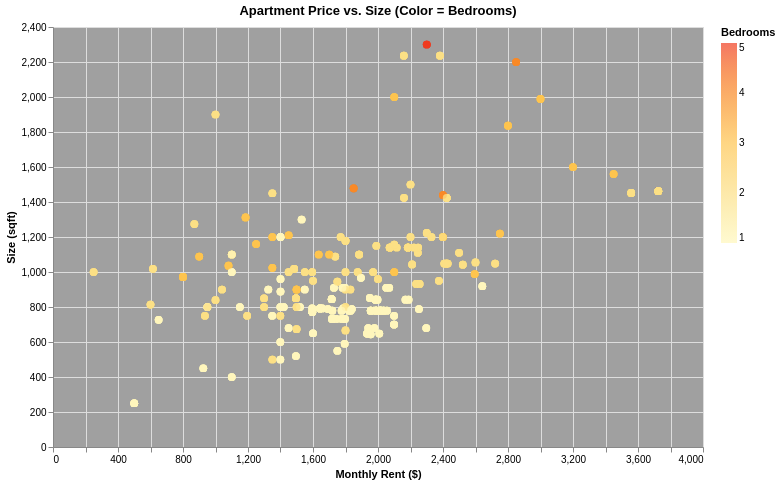

Notebook code for this chart:
### Markdown cell above
### 2.8 Comparing prices for different sizes 

Use `altair` to explore the relationship between price, size, and number of bedrooms. Make an interactive scatter plot of price (x-axis) vs. size (y-axis), with the points colored by the number of bedrooms. 

Make sure the plot is interactive (zoom-able and pan-able) and add a tooltip with all of the columns in our scraped data frame.

With this sort of plot, you can quickly see the outlier apartments in terms of size and price.

### Code cell
import altair as alt

df_clean = results.dropna(subset=["price", "size", "bedrooms"])

alt.data_transformers.disable_max_rows()

chart = (
    alt.Chart(df_clean)
    .mark_circle(size=60, opacity=0.7)
    .encode(
        x=alt.X("price:Q", title="Monthly Rent ($)"),
        y=alt.Y("size:Q", title="Size (sqft)"),
        
        # Bedrooms: light yellow -> deep red
        color=alt.Color(
            "bedrooms:Q",
            title="Bedrooms",
            scale=alt.Scale(range=["#FFF7BC", "#FEC44F", "#F03B20"])
        ),
        
        tooltip=list(df_clean.columns)
    )
    .properties(
        width=650,
        height=420,
        title="Apartment Price vs. Size (Color = Bedrooms)"
    )
    .interactive()
).configure_view(
    fill="#A0A0A0"
)


chart

### Figure 1 — Vega-Lite specification as saved in the notebook (floating-point values rounded to 4 significant figures; data arrays with more than 128 entries replaced by an {"elided": "..."} marker saying what was removed)
{"config": {"view": {"continuousWidth": 300, "continuousHeight": 300, "fill": "#A0A0A0"}}, "data": {"name": "data-ef18f1f59ba420598fb83c6e0a47e751"}, "mark": {"type": "circle", "opacity": 0.7, "size": 60}, "encoding": {"color": {"field": "bedrooms", "scale": {"range": ["#FFF7BC", "#FEC44F", "#F03B20"]}, "title": "Bedrooms", "type": "quantitative"}, "tooltip": [{"field": "price", "type": "quantitative"}, {"field": "size", "type": "quantitative"}, {"field": "bedrooms", "type": "quantitative"}, {"field": "title", "type": "nominal"}, {"field": "price_per_sqft", "type": "quantitative"}], "x": {"field": "price", "title": "Monthly Rent ($)", "type": "quantitative"}, "y": {"field": "size", "title": "Size (sqft)", "type": "quantitative"}}, "height": 420, "params": [{"name": "param_6", "select": {"type": "interval", "encodings": ["x", "y"]}, "bind": "scales"}], "title": "Apartment Price vs. Size (Color = Bedrooms)", "width": 650, "$schema": "https://vega.github.io/schema/vega-lite/v5.20.1.json", "datasets": {"data-ef18f1f59ba420598fb83c6e0a47e751": {"elided": "1000 records"}}}
